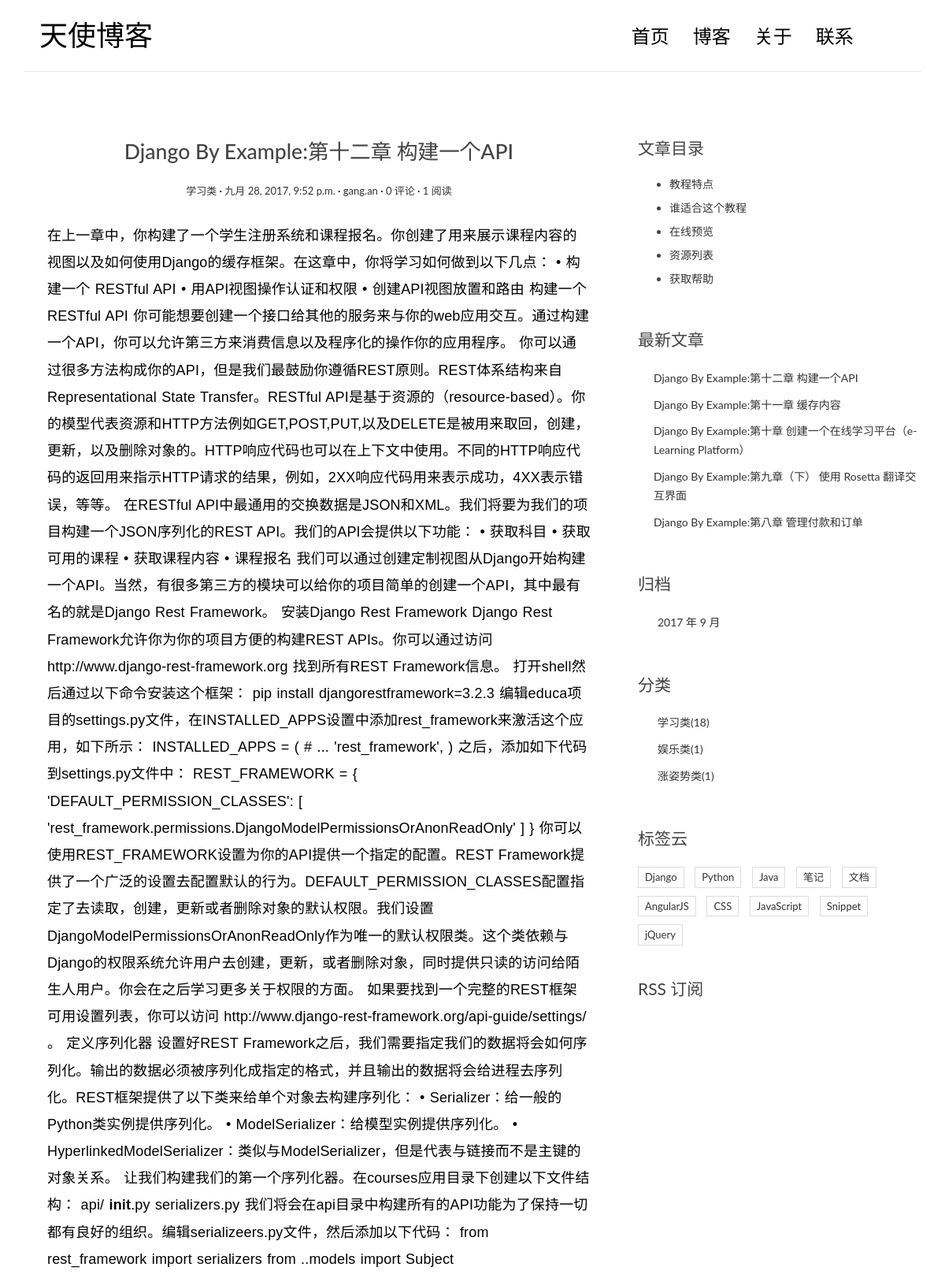
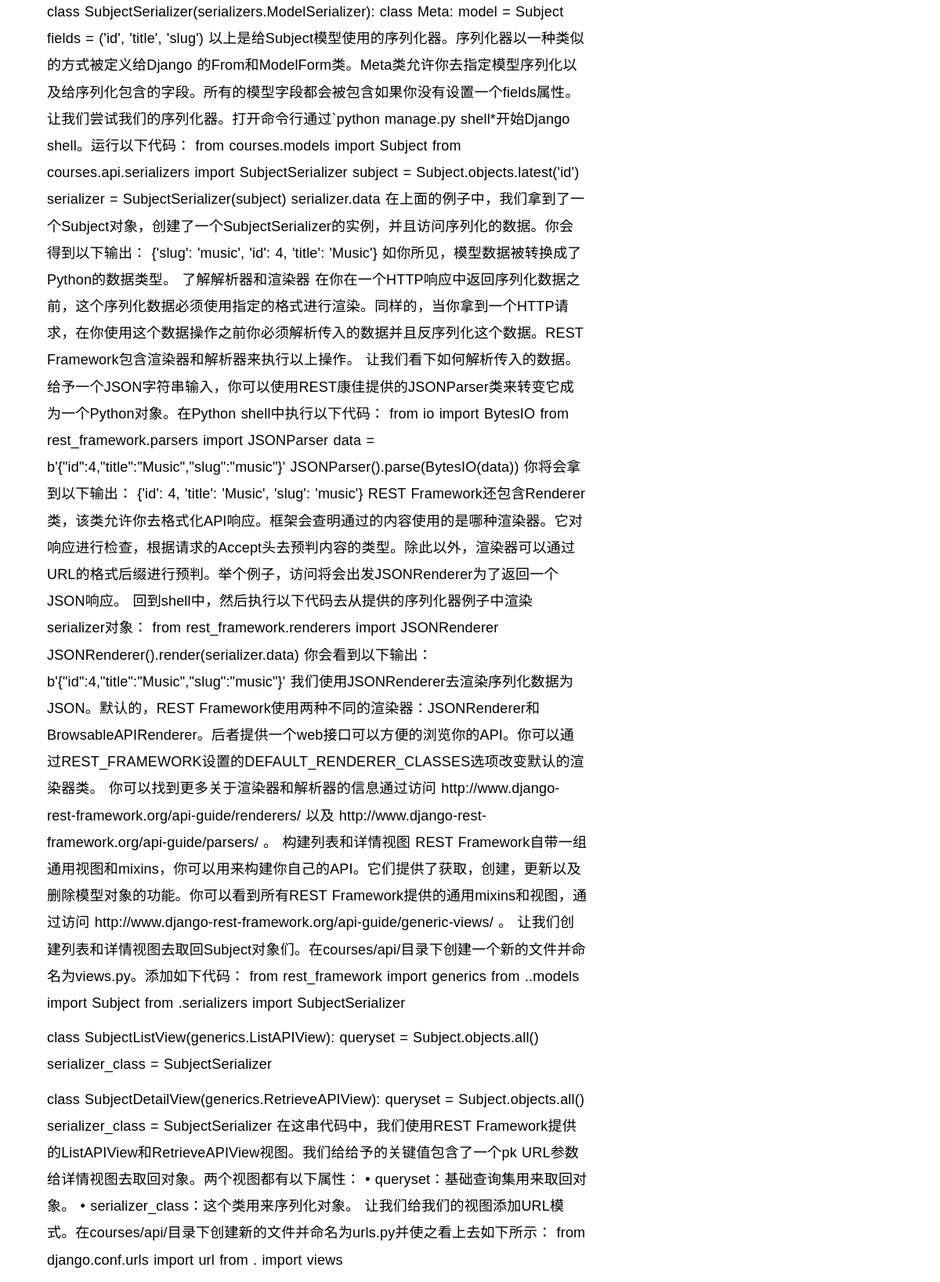
Page /post/20/ (upper part) on the committed database (2 pictures, top to bottom).
### blog/models.py (models this page shows, shortened)
class Post(models.Model):
    title = models.CharField(max_length=70)
    body = models.TextField()
    created_time = models.DateTimeField()
    modified_time = models.DateTimeField()
    excerpt = models.CharField(max_length=200, blank=True)
    category = models.ForeignKey(Category)
    tags = models.ManyToManyField(Tag, blank=True)
    author = models.ForeignKey(User)
    views = models.PositiveIntegerField(default=0)
    def get_absolute_url(self):
        print('detail url:',reverse('blog:detail',kwargs={'pk':self.pk}))
        return reverse('blog:detail',kwargs={'pk':self.pk})
    def increase_views(self):
        self.views += 1
        self.save(update_fields=['views'])
    def save(self, *args, **kwargs):
        if not self.excerpt:
            md = markdown.Markdown(extensions=[
                'markdown.extensions.extra',
                'markdown.extensions.codehilite',
            ])
            self.excerpt = strip_tags(md.convert(self.body))[:54]
        super(Post, self).save(*args, **kwargs)

class Category(models.Model):
    name = models.CharField(max_length=100)
    def __str__(self):
        return self.name

### blog/views.py (the view)
# urls.py: url(r'^post/(?P<pk>[0-9]+)/$',views.detail, name='detail'),
def detail(request,pk):
    print("detail")
    post = get_object_or_404(Post,pk=pk)
    post.increase_views()
    post.body = markdown.markdown(post.body,
                                  extensions=[
                                     'markdown.extensions.extra',
                                     'markdown.extensions.codehilite',
                                     'markdown.extensions.toc',
                                  ])
    form = CommentForm()
    comment_list = post.comment_set.all()
    context = {'post': post,
               'form': form,
               'comment_list': comment_list
               }
    return render(request,'blog/detail.html',context=context)

### blog/templatetags/blog_tags.py (called while the page is built)
@register.simple_tag
def get_recent_posts(num=5):
    return Post.objects.all().order_by('-created_time')[:num]

@register.simple_tag
def archives():
    return Post.objects.dates('created_time', 'month', order='DESC')

@register.simple_tag
def get_categories():
    return Category.objects.all()

### templates/blog/detail.html (shortened to what this page needs)
{% extends 'base.html' %}
            {% block main%}
                <article class="post post-{{ post.pk }}">
                    <header class="entry-header">
                        <h1 class="entry-title">{{post.title}}</h1>
                        <div class="entry-meta">
                            <span class="post-category"><a href="#">{{post.category}}</a></span>
                            <span class="post-date"><a href="#"><time class="entry-date"
                                                                      datetime={{post.created_time}}>{{post.created_time}}</time></a></span>
                            <span class="post-author"><a href="#">{{post.author}}</a></span>
                            <span class="comments-link"><a href="#">{{ post.comment_set.count }} 评论</a></span>
                            <span class="views-count"><a href="#">{{post.views}} 阅读</a></span>
                        </div>
                    </header>
                    <div class="entry-content clearfix">
                        {{post.body|safe}}
                    </div>
                </article>
            {% endblock main%}
            {% block toc%}
                <div class="widget widget-content">
                    <h3 class="widget-title">文章目录</h3>
                    <ul>
                        <li>
                            <a href="#">教程特点</a>
                        </li>
                        <li>
                            <a href="#">谁适合这个教程</a>
                        </li>
                        <li>
                            <a href="#">在线预览</a>
                        </li>
                        <li>
                            <a href="#">资源列表</a>
                        </li>
                        <li>
                            <a href="#">获取帮助</a>
                        </li>
                    </ul>
                </div>
            {% endblock toc%}

### templates/base.html (shortened to what this page needs)
{% load staticfiles %}
{% load blog_tags %}
<!DOCTYPE html>
<html>
<head>
    <link rel="stylesheet" href="{%static 'blog/css/bootstrap.min.css'%}">
    <link rel="stylesheet" href="http://code.ionicframework.com/ionicons/2.0.1/css/ionicons.min.css">
    <link rel="stylesheet" href="{%static 'blog/css/pace.css'%}">
    <link rel="stylesheet" href="{%static 'blog/css/custom.css'%}">
    <link rel="stylesheet" href="{%static 'blog/css/highlights/github.css' %}">
</head>
<body>
<div class="container">
    <header id="site-header">
        <div class="row">
            <div class="col-md-4 col-sm-5 col-xs-8">
                <div class="logo">
                    <h1><a href={% url 'blog:index'%}>天使博客</a></h1>
                </div>
            </div>
            <div class="col-md-8 col-sm-7 col-xs-4">
                <nav class="main-nav" role="navigation">
                    <div class="collapse navbar-collapse" id="bs-example-navbar-collapse-1">
                        <ul class="nav navbar-nav navbar-right">
                            <li class="cl-effect-11"><a href="index.html" data-hover="首页">首页</a></li>
                            <li class="cl-effect-11"><a href="full-width.html" data-hover="博客">博客</a></li>
                            <li class="cl-effect-11"><a href="about.html" data-hover="关于">关于</a></li>
                            <li class="cl-effect-11"><a href="contact.html" data-hover="联系">联系</a></li>
                        </ul>
                    </div>
                </nav>
            </div>
        </div>
    </header>
</div>
<div class="content-body">
    <div class="container">
        <div class="row">
            <main class="col-md-8">
                {% block main %}
                {% endblock main %}
            </main>
            <aside class="col-md-4">
                {% block toc %}
                {% endblock toc %}
                <div class="widget widget-recent-posts">
                    <h3 class="widget-title">最新文章</h3>
                    {% get_recent_posts as recent_post_list %}
                    <ul>
                        {% for post in recent_post_list %}
                        <li>
                            <a href="{{ post.get_absolute_url }}">{{ post.title }}</a>
                        </li>
                        {% empty %}
                            暂无文章！
                        {% endfor %}
                    </ul>
                </div>
                <div class="widget widget-archives">
                    <h3 class="widget-title">归档</h3>
                    {% archives as date_list %}
                    <ul>
                        {% for date in date_list %}
                            <li>
                                <a href={% url 'blog:archives' date.year date.month %}>{{ date.year }} 年 {{ date.month }} 月</a>
                            </li>
                        {% empty %}
                        暂无归档！
                        {% endfor %}
                    </ul>
                </div>
                <div class="widget widget-category">
                    <h3 class="widget-title">分类</h3>
                    {% get_categories as categories%}
                    <ul>
                        {% for category in categories %}
                        <li>
                            <a href={% url 'blog:get_categories' category.id %}>
                                {{category.name}}<span class="post-count">({{category.post_set.count}})</span>
                        </li>
                        {% empty %}
                        暂无分类
                        {% endfor %}
                    </ul>
                </div>
                <div class="widget widget-tag-cloud">
                    <h3 class="widget-title">标签云</h3>
                    <ul>
                        <li>
                            <a href="#">Django</a>
                        </li>
                        <li>
                            <a href="#">Python</a>
                        </li>
                        <li>
                            <a href="#">Java</a>
                        </li>
                        <li>
                            <a href="#">笔记</a>
                        </li>
                        <li>
                            <a href="#">文档</a>
                        </li>
                        <li>
                            <a href="#">AngularJS</a>
                        </li>
                        <li>
                            <a href="#">CSS</a>
                        </li>
                        <li>
                            <a href="#">JavaScript</a>
                        </li>
                        <li>
                            <a href="#">Snippet</a>
                        </li>
                        <li>
                            <a href="#">jQuery</a>
                        </li>
                    </ul>
                </div>
                <div class="rss">
                    <a href=""> RSS 订阅</a>
                </div>
            </aside>
        </div>
    </div>
</div>
</body>
</html>

### blog/static/blog/css/custom.css (style rules this page uses)
* { outline: none; }
h1, h2, h3, h4, h5, h6 { margin-top: 0; }
a { color: #333; }
body { color: #444; font-family: 'Lato', sans-serif; }
p { font-family: 'Ubuntu', sans-serif; font-weight: 400; word-spacing: 1px; letter-spacing: 0.01em; }
#site-header { background-color: #FFF; padding: 25px 20px; margin-bottom: 40px; border-bottom: 1px solid #e7e7e7; }
.logo h1 a { color: #000; }
.logo h1 { margin: 0; font-family: 'Lato', sans-serif; font-weight: 300; }
.main-nav { margin-top: 11px; max-width: 95%; }
.main-nav a { color: #000000 !important; padding: 0 0 5px 0 !important; margin-right: 30px; font-family: 'Lato', sans-serif; font-weight: 300; font-size: 24px; }
.cl-effect-11 a { padding: 10px 0; color: #0972b4; text-shadow: none; }
.cl-effect-11 a::before { position: absolute; top: 0; left: 0; overflow: hidden; padding: 0 0 5px 0 !important; max-width: 0; border-bottom: 1px solid #000; color: #000; content: attr(data-hover); white-space: nowrap; -webkit-transition: max-width 0.5s; -moz-transition: max-width 0.5s; transition: max-width 0.5s; }
.content-body { padding-bottom: 4em; }
.post { background: #fff; padding: 30px 30px 0; }
.entry-title { text-align: center; font-size: 1.9em; margin-bottom: 20px; line-height: 1.6; padding: 10px 20px 0; }
.entry-meta { text-align: center; color: #DDDDDD; font-size: 13px; margin-bottom: 30px; }
.entry-content { font-size: 18px; line-height: 1.9; font-weight: 300; color: #000; }
.post-category::after, .post-date::after, .post-author::after, .comments-link::after { content: ' ·'; color: #000; }
.widget { background: #fff; padding: 30px 0 0; }
.widget-title { font-size: 1.5em; margin-bottom: 20px; line-height: 1.6; padding: 10px 0 0; font-weight: 400; }
.widget-recent-posts ul { padding: 0; margin: 0; padding-left: 20px; }
.widget-recent-posts ul li { list-style-type: none; position: relative; line-height: 170%; margin-bottom: 10px; }
.widget-recent-posts ul li::before { content: '\f3d3'; font-family: "Ionicons"; position: absolute; left: -17px; top: 3px; font-size: 16px; color: #000; }
.widget-archives ul { padding: 0; margin: 0; padding-left: 25px; }
.widget-archives ul li { list-style-type: none; position: relative; line-height: 170%; margin-bottom: 10px; }
.widget-archives ul li::before { content: '\f3f3'; font-family: "Ionicons"; position: absolute; left: -25px; top: 1px; font-size: 16px; color: #000; }
.widget-category ul { padding: 0; margin: 0; padding-left: 25px; }
.widget-category ul li { list-style-type: none; position: relative; line-height: 170%; margin-bottom: 10px; }
.widget-category ul li::before { content: '\f3fe'; font-family: "Ionicons"; position: absolute; left: -25px; top: 1px; font-size: 18px; color: #000; }
.widget-tag-cloud ul { padding: 0; margin: 0; margin-right: -10px; }
.widget-tag-cloud ul li { list-style-type: none; font-size: 13px; display: inline-block; margin-right: 10px; margin-bottom: 10px; padding: 3px 8px; border: 1px solid #ddd; }
.widget-content ul li { margin-bottom: 10px; }
.rss { font-size: 21px; margin-top: 30px; }
.rss a { color: #444; }

### rows in the picture
Post: title "Django By Example:第十二章 构建一个API", category "学习类", created_time "九月 28, 2017, 9:52 p.m.", author "gang.an", comment_set.count "0", views "1", body "在上一章中，你构建了一个学生注册系统和课程报名。你创建了用来展示课程内容的视图以及如何使用Django的缓存框架。在这章中，你将学习如何做到以下几点： • 构建一个 RESTful API • 用API视图操作认证和权限 • 创建API视图放置和路由 构建一个RESTful API 你可能想要创建一个接口给其他的服务来与你的web应用交互。通过构建一个API，你可以允许第三方来消费信息以及程序化的操作你的应用程序。 你可以通过很多方法构成你的API，但是我们最鼓励你遵循REST原则。REST体系结构来自Representational State Transfer。RESTful API是基于资源的（resource-based）。你的模型代表资源和HTTP方法例如GET,POST,PUT,以及DELETE是被用来取回，创建，更新，以及删除对象的。HTTP响应代码也可以在上下文中使用。不同的HTTP响应代码的返回用来指示HTTP请求的结果，例如，2XX响应代码用来表示成功，4XX表示错误，等等。 在RESTful API中最通用的交换数据是JSON和XML。我们将要为我们的项目构建一个JSON序列化的REST API。我们的API会提供以下功能： • 获取科目 • 获取可用的课程 • 获取课程内容 • 课程报名 我们可以通过创建定制视图从Django开始构建一个API。当然，有很多第三方的模块可以给你的项目简单的创建一个API，其中最有名的就是Django Rest Framework。 安装Django Rest Framework Django Rest…"
Post: title "Django By Example:第十一章 缓存内容"
Post: title "Django By Example:第十章 创建一个在线学习平台（e-Learning Platform）"
Post: title "Django By Example:第九章（下） 使用 Rosetta 翻译交互界面"
Post: title "Django By Example:第八章 管理付款和订单"
Category: name "学习类", post_set.count "18"
Category: name "娱乐类", post_set.count "1"
Category: name "涨姿势类", post_set.count "1"

### other values in the picture
{{ date.year }} "2017"
{{ date.month }} "9"
